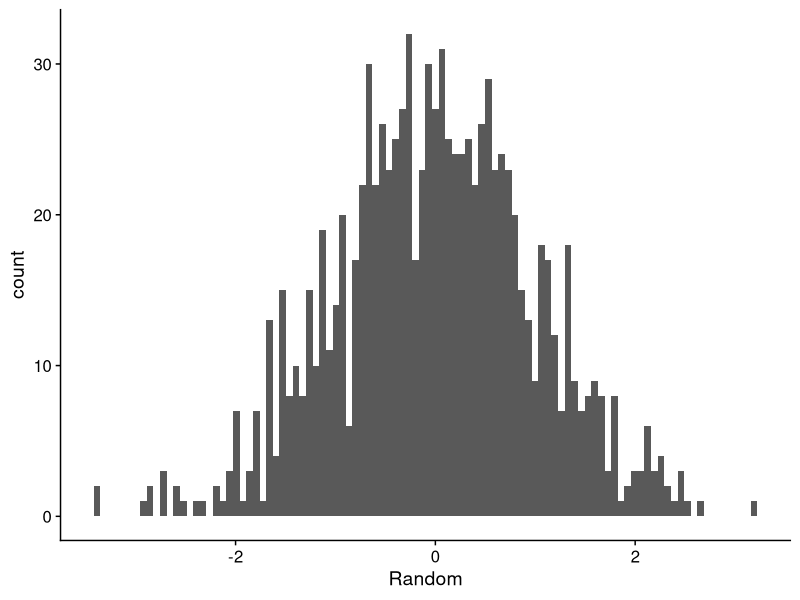
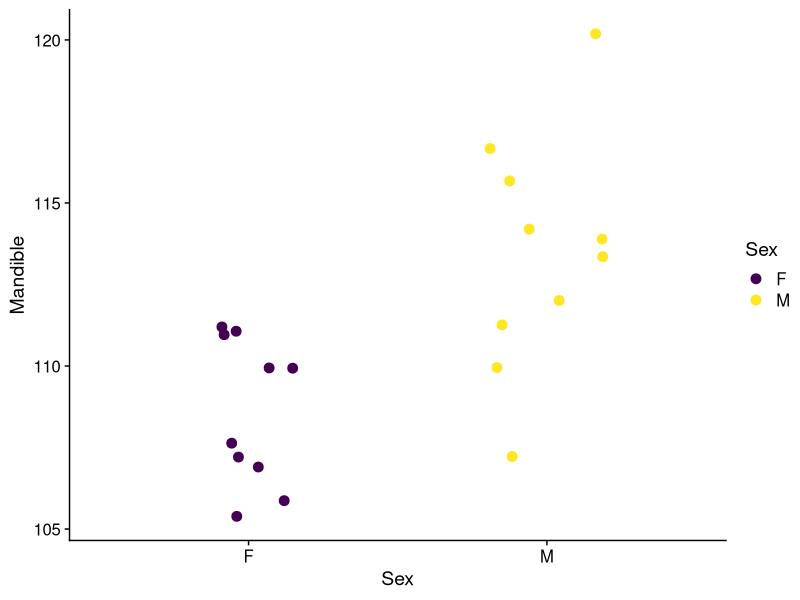
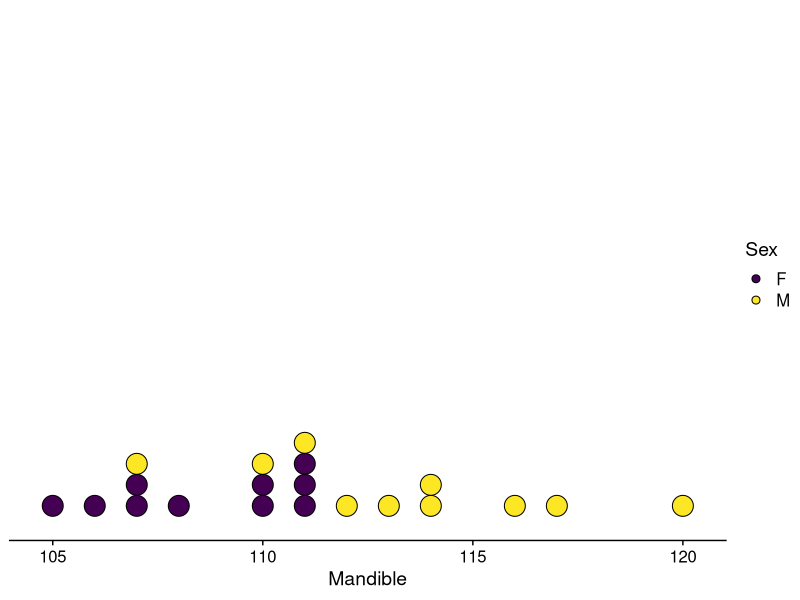
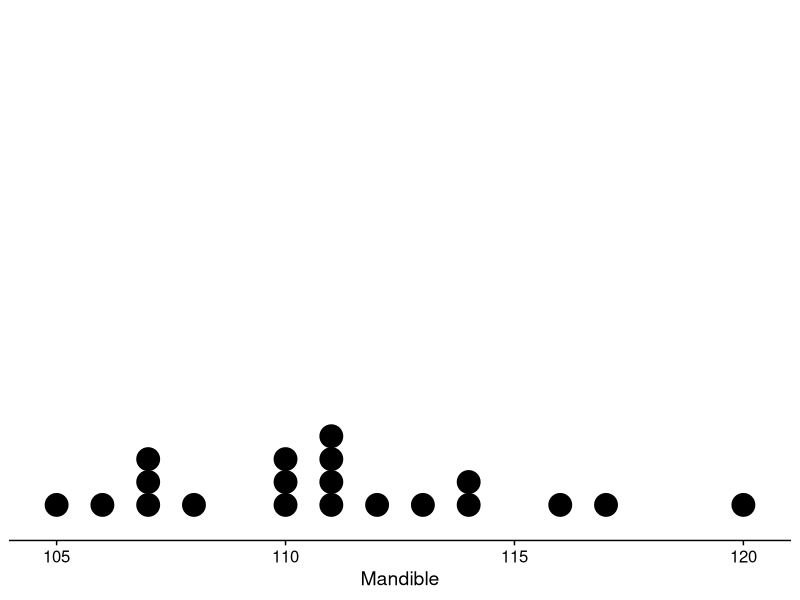
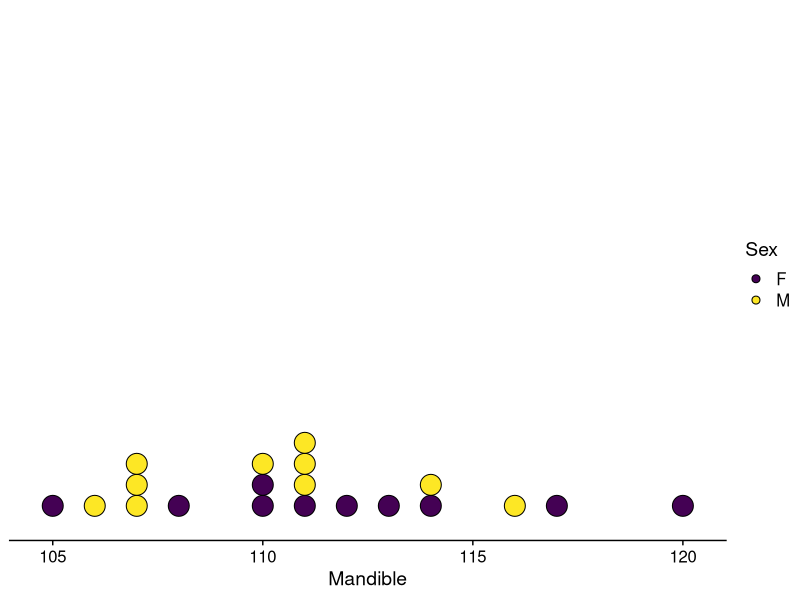
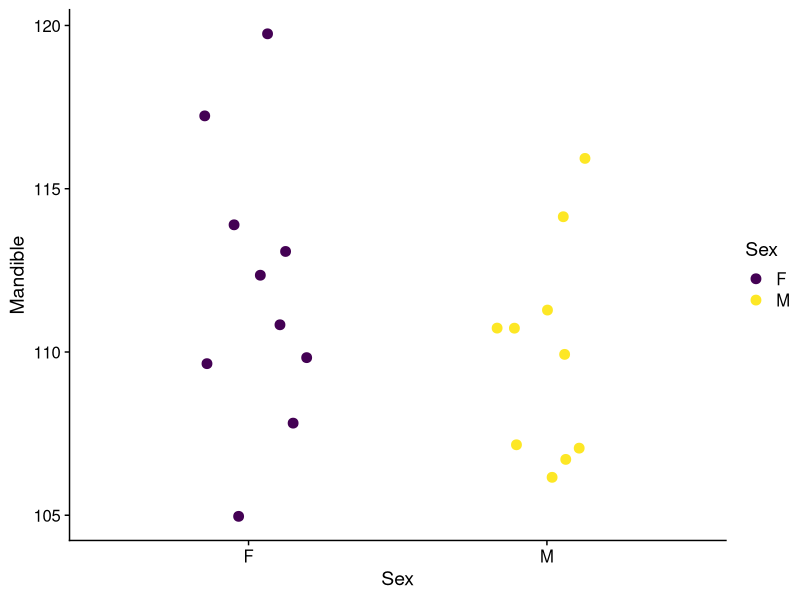
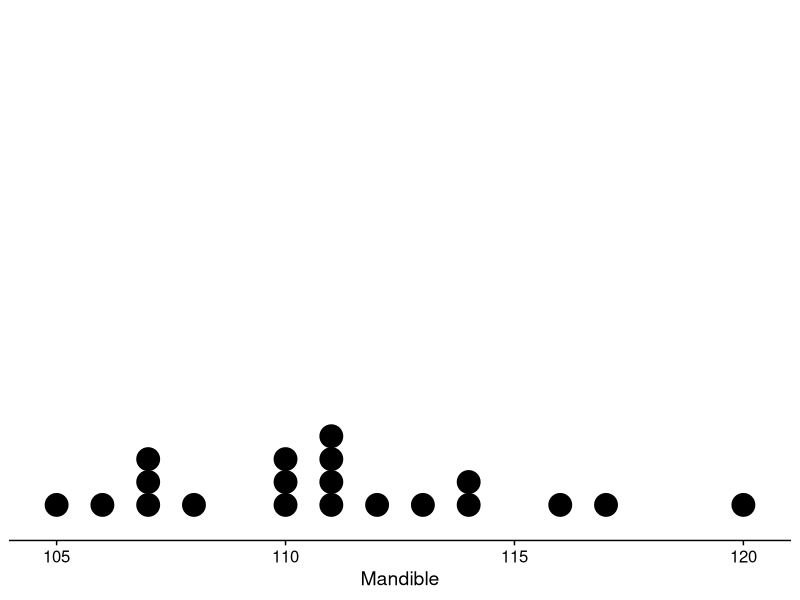
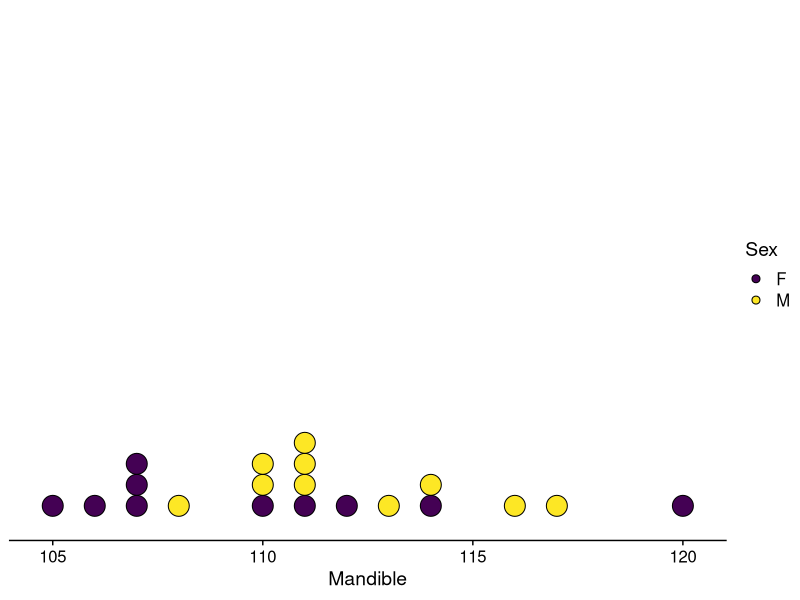

These figures' R source, in order:
## ---- chunk 1
#| label: setup
#| echo: false
#| warning: false
#| message: false

library(tidyverse)
library(readxl)
library(cowplot)
ggplot2::theme_set(theme_cowplot())
library(viridis)
set.seed(478239)
## ---- chunk 2
#| echo: true
#| output-location: slide

rand_vals <- tibble(Random = rnorm(1000))

ggplot(rand_vals, aes(Random)) +
  geom_histogram(bins = 100)  
## ---- chunk 3
#| echo: false
#| fig-width: 5
#| fig-height: 3

M <- read_excel("Data/Jackals.xlsx")
M <- M |> mutate(Sex = factor(Sex))
M |> ggplot(aes(Sex, Mandible, color = Sex)) +
  geom_point(position = position_jitter(0.2), size = 3) +
  scale_color_viridis_d()
  
obs <- M |> filter(Sex == "F") |> summarize(m = mean(Mandible)) |> pull(m) -
  M |> filter(Sex == "M") |> summarize(m = mean(Mandible)) |> pull(m)
## ---- chunk 4
#| echo: false

M.set <- M %>%
  mutate("Original"= M$Sex)

M.set |> 
  ggplot(aes(Mandible, fill = Sex)) + 
  geom_dotplot(method = "histodot", binwidth = 0.5, stackgroups = TRUE) +
  scale_fill_viridis_d() +
  scale_y_continuous(NULL, breaks = NULL) 
## ---- chunk 5
#| echo: false

M.set |>
  ggplot(aes(Mandible)) + 
  geom_dotplot(method = "histodot", binwidth = 0.5, stackgroups = TRUE) +
  scale_color_viridis_d() +
  scale_y_continuous(NULL, breaks = NULL) 
## ---- chunk 6
#| echo: false

M.set$Sex <- sample(M.set$Sex)

M.set |>
  ggplot(aes(Mandible, fill = Sex)) + 
  geom_dotplot(method = "histodot", binwidth = 0.5, stackgroups = TRUE) +
  scale_fill_viridis_d() +
  scale_y_continuous(NULL, breaks = NULL) 
## ---- chunk 7
#| echo: false

M.set |>
  ggplot(aes(Sex, Mandible, color = Sex)) +
  geom_point(position = position_jitter(0.2), size = 3) +
  scale_color_viridis_d()
## ---- chunk 8

M.set$Sex <- sample(M.set$Sex)

M.set |> ggplot(aes(Mandible)) + 
  geom_dotplot(method = "histodot", binwidth = 0.5, stackgroups = TRUE) +
  scale_y_continuous(NULL, breaks = NULL)

M.set |> ggplot(aes(Mandible, fill = Sex)) + 
  geom_dotplot(method = "histodot", binwidth = 0.5, stackgroups = TRUE) +
  scale_fill_viridis_d() +
  scale_y_continuous(NULL, breaks = NULL) 
## ---- chunk 9

nreps <- 1e4
diffs <- numeric(length = nreps)
diffs[1] <- obs
for (ii in 2:nreps) {
  Rand_Sex <- sample(M$Sex)
  diffs[ii] <- mean(M$Mandible[Rand_Sex == "F"]) -
    mean(M$Mandible[Rand_Sex == "M"])
}

ggplot(data.frame(diffs), aes(diffs)) +
  geom_histogram(bins = 25, fill = "gray75") +
  geom_segment(x = diffs[1], xend = diffs[1],
               y = 0, yend = Inf,
               linewidth = 2,
               color = "firebrick4") +
  labs(x = "Difference", y = "Count")

## ---- chunk 10
#| echo: true
t.test(Mandible ~ Sex, data = M)
